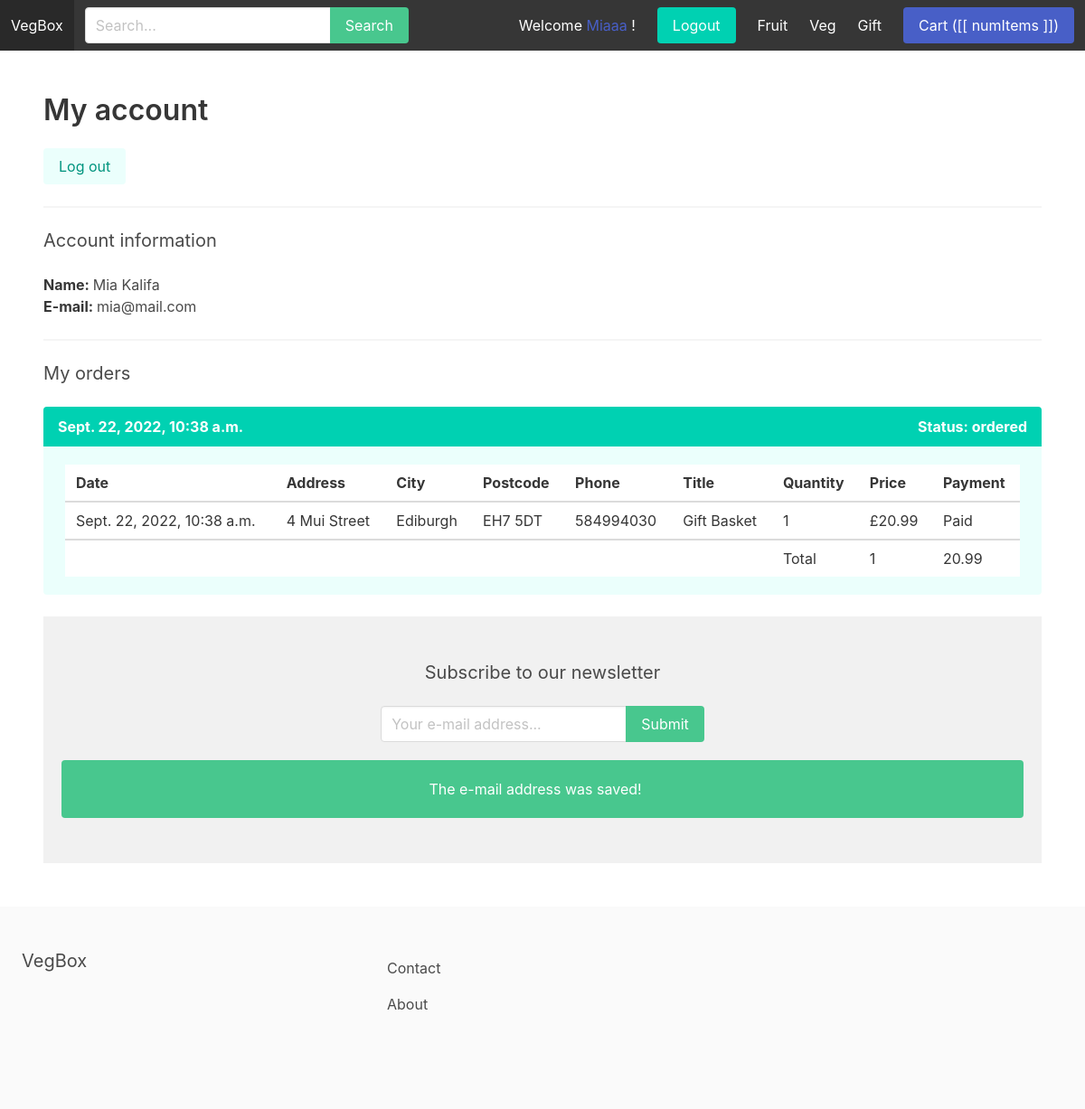
/myaccount/ (signed in), run on the app's committed database.
### apps/store/models.py (models this page shows, shortened)
class Category(models.Model):
    title = models.CharField(max_length=255)
    slug = models.SlugField(max_length=255)
    ordering = models.IntegerField(default=0)
    is_featured = models.BooleanField(default=False)
    class Meta:
        verbose_name_plural = 'Categories'
        ordering = ('ordering',)

class Product(models.Model):
    category = models.ForeignKey(Category, related_name='products', on_delete=models.CASCADE)
    parent = models.ForeignKey('self', related_name='variants', on_delete=models.CASCADE, blank=True, null=True)
    title = models.CharField(max_length=255)
    slug = models.SlugField(max_length=255)
    description = models.TextField(blank=True, null=True)
    price = models.FloatField()
    is_featured = models.BooleanField(default=False)
    num_available = models.IntegerField(default=1)
    num_visits = models.IntegerField(default=0)
    last_visit = models.DateTimeField(blank=True, null=True)
    date_added = models.DateTimeField(auto_now_add=True)
    image = models.ImageField(upload_to="uploads/", blank=True, null=True)
    thumbnail = models.ImageField(upload_to="uploads/", blank=True, null=True)
    class Meta:
        ordering = ('-date_added',)

### apps/order/models.py (models this page shows, shortened)
class Order(models.Model):
    ORDERED = 'ordered'
    STAGED = 'staged'
    PREPARED = 'prepared'
    DISPATCHED = 'dispatched'
    DELIVERED = 'delivered'
    RETURNED = 'returned'
    STATUS_CHOICES = (
        (ORDERED, 'Ordered'),
        (STAGED, 'Staged'),
        (PREPARED, 'Prepared'),
        (DISPATCHED, 'Dispatched'),
        (DELIVERED, 'Delivered'),
        (RETURNED, 'Returned')
    )
    user = models.ForeignKey(User, related_name='orders', on_delete=models.SET_NULL, blank=True, null=True)
    first_name = models.CharField(max_length=100)
    last_name = models.CharField(max_length=100)
    email = models.CharField(max_length=100)
    address = models.CharField(max_length=100)
    city = models.CharField(max_length=100)
    postcode = models.CharField(max_length=100)
    phone = models.CharField(max_length=100)
    created_at = models.DateTimeField(auto_now_add=True)
    paid = models.BooleanField(default=False)
    paid_amount = models.FloatField(blank=True, null=True)
    used_coupon = models.CharField(max_length=50, blank=True, null=True)
    payment_intent = models.CharField(max_length=255)
    shipped_date = models.DateTimeField(blank=True, null=True)
    status_date_changed = models.DateTimeField(blank=True, null=True)
    status = models.CharField(max_length=40, choices=STATUS_CHOICES, default=ORDERED)
    def get_total_quantity(self):
        return sum(int(item.quantity) for item in self.items.all())

class OrderItem(models.Model):
    order = models.ForeignKey(Order, related_name='items', on_delete=models.CASCADE)
    product = models.ForeignKey(Product, related_name='items', on_delete=models.DO_NOTHING)
    price = models.FloatField()
    quantity = models.IntegerField(default=1)

### apps/userprofile/views.py (the view)
# urls.py: path('myaccount/', myaccount, name='myaccount'),
@login_required
def myaccount(request):
    return render(request, 'myaccount.html')

### apps/cart/cart.py (called while the page is built)
    def __iter__(self):
        product_ids = self.cart.keys()
        product_clean_ids = []
        for p in product_ids:
            product_clean_ids.append(p)
            self.cart[str(p)]['product'] = Product.objects.get(pk=p)
        for item in self.cart.values():
            item['total_price'] = float(item['price']) * int(item['quantity'])
            yield item

    def get_total_length(self):
        return sum(int(item['quantity']) for item in self.cart.values())

    def get_total_cost(self):
        return sum(float(item['total_price']) for item in self)

### apps/cart/context_processors.py (called while the page is built)
def cart(request):
    return {'cart': Cart(request)}

### apps/store/context_processors.py (called while the page is built)
def menu_categories(request):
    categories = Category.objects.all()
    return {'menu_categories': categories}

### apps/userprofile/templates/myaccount.html
{% extends 'base.html' %}
{% block content %}
    <h1 class="title">My account</h1>
    <a href="{% url 'logout' %}" class="button is-primary is-light">Log out</a>
    <hr>
    <h2 class="subtitle">Account information</h2>
    <p><strong>Name: </strong>{{ request.user.get_full_name }}</p>
    <p><strong>E-mail: </strong>{{ request.user.email }}</p>
    <hr>
    <h2 class="subtitle">My orders</h2>
    {% for order in request.user.orders.all %}
        <article class="message is-primary">
            <div class="message-header">
                <p>{{ order.created_at }}</p>
                <p><strong>Status: </strong>{{ order.status }}</p>
            </div>
            <div class="message-body">
                <table class="table is-striped is-fullwidth">
                    <thead>
                        <tr>
                            <th>Date</th>
                            <th>Address</th>
                            <th>City</th>
                            <th>Postcode</th>
                            <th>Phone</th>
                            <th>Title</th>
                            <th>Quantity</th>
                            <th>Price</th>
                            <th>Payment</th>
                        </tr>
                    </thead>
                    <tbody>
                        {% for item in order.items.all %}
                            <tr>
                                <td>{{ item.order.created_at }}</td>
                                <td>{{ item.order.address }}</td>
                                <td>{{ item.order.city }}</td>
                                <td>{{ item.order.postcode }}</td>
                                <td>{{ item.order.phone }}</td>
                                <td>{{ item.product.title }}</td>
                                <td>{{ item.quantity }}</td>
                                <td>£{{ item.price }}</td>
                                <td>{% if item.order.paid %} Paid {% else %} Unpaid {% endif %}</td>
                            </tr>
                        {% endfor %}
                    </tbody>
                    <tfoot>
                        <tr>
                            <td></td>
                            <td></td>
                            <td></td>
                            <td></td>
                            <td></td>
                            <td></td>
                            <td>Total</td>
                            <td>{{ order.get_total_quantity }}</td>
                            <td>{{ order.paid_amount }}</td>
                        </tr>
                    </tfoot>
                </table>
            </div>
        </article>
    {% empty %}
        <p>You don't have any order yet...</p>
    {% endfor %}
{% endblock %}

### apps/core/templates/base.html (shortened to what this page needs)
{% load static %}
<!DOCTYPE html>
<html>
	<head>
		<link rel="stylesheet" href="https://cdn.jsdelivr.net/npm/bulma@0.9.0/css/bulma.min.css">
		<link rel="stylesheet" href="{% static 'main.css' %}">
	</head>
	<body>
		<nav class="navbar is-dark" id="navbarapp">
			<div class="navbar-brand">
				<a class="navbar-item" href="{% url 'frontpage' %}">VegBox</a>
			</div>
            <div id="main-navbar" class="navbar-menu" :class="{ 'is-active': menuClass }">
				<div class="navbar-start">
					<div class="navbar-item">
						<form method="get" action="{% url 'search' %}">
							<div class="field has-addons">
								<div class="control">
									<input type="text" class="input" placeholder="Search..." name="query">
								</div>
								<div class="control">
									<button class="button is-success">Search</button>
								</div>
							</div>
						</form>
					</div>
				</div>
				<div class="navbar-end">
					{% if request.user.is_authenticated %}
					<div class="navbar-item">
						<p>Welcome <a href="{% url 'myaccount' %}">{{ request.user.username|title }}</a> !</p>
					</div>
						<div class="navbar-item">
						<a href="{% url 'logout' %}" class="button is-primary">Logout</a>
					</div>
					{% endif %}
					{% for category in menu_categories %}
						<a href="{% url 'category_detail' category.slug %}" class="navbar-item">{{ category.title }}</a>
					{% endfor %}
				<div class="navbar-item">
					<a href="{% url 'cart_detail' %}" class="button is-link">Cart ([[ numItems ]])</a>
				</div>
		</nav>
		<section class="section">
			{% block content %}
            {% endblock %}
			{% include 'newsletter.html'%}
		</section>
		<footer class="footer">
			<div class="columns">
				<div class="column is-4">
					<h2 class="subtitle">VegBox</h2>
				</div>
				<div class="column is-8">
					<a href="{% url 'contact' %}" class="navbar-item">Contact</a>
					<a href="{% url 'about' %}" class="navbar-item">About</a>
				</div>
			</div>
		</footer>
	</body>
</html>

### apps/core/templates/newsletter.html (shortened to what this page needs)
<div class="newsletter-wrapper" id="newsletter-wrapper">
	<h2 class="subtitle">Subscribe to our newsletter</h2>
	<form v-on:submit.prevent="onSubmit">
		<div class="field has-addons">
			<div class="control">
				<input
					type="email"
					name="email"
					class="input"
					placeholder="Your e-mail address..."
					v-model="email"
				/>
			</div>
			<div class="control">
				<button class="button is-success">Submit</button>
			</div>
		</div>
	</form>
	<div class="notification is-success" v-if="showSuccess">
        The e-mail address was saved!
    </div>
</div>

### static/main.css (style rules this page uses)
.newsletter-wrapper { padding: 50px 20px; text-align: center; background: #f1f1f1; }
.newsletter-wrapper .notification { margin-top: 20px; }
.newsletter-wrapper .field.has-addons { justify-content: center; }

### data on the page
Category: title "Fruit"
Category: title "Veg"
Category: title "Gift"
Order: created_at "Sept. 22, 2022, 10:38 a.m.", status "ordered", get_total_quantity "1", paid_amount "20.99"
OrderItem: order.created_at "Sept. 22, 2022, 10:38 a.m.", order.address "4 Mui Street", order.city "Ediburgh", order.postcode "EH7 5DT", order.phone "584994030", product "Gift Basket", quantity "1", price "20.99", shows "Paid"

### other printed values
{{ request.user.username|title }} "Miaaa"
{{ request.user.get_full_name }} "Mia Kalifa"
{{ request.user.email }} "mia@mail.com"
